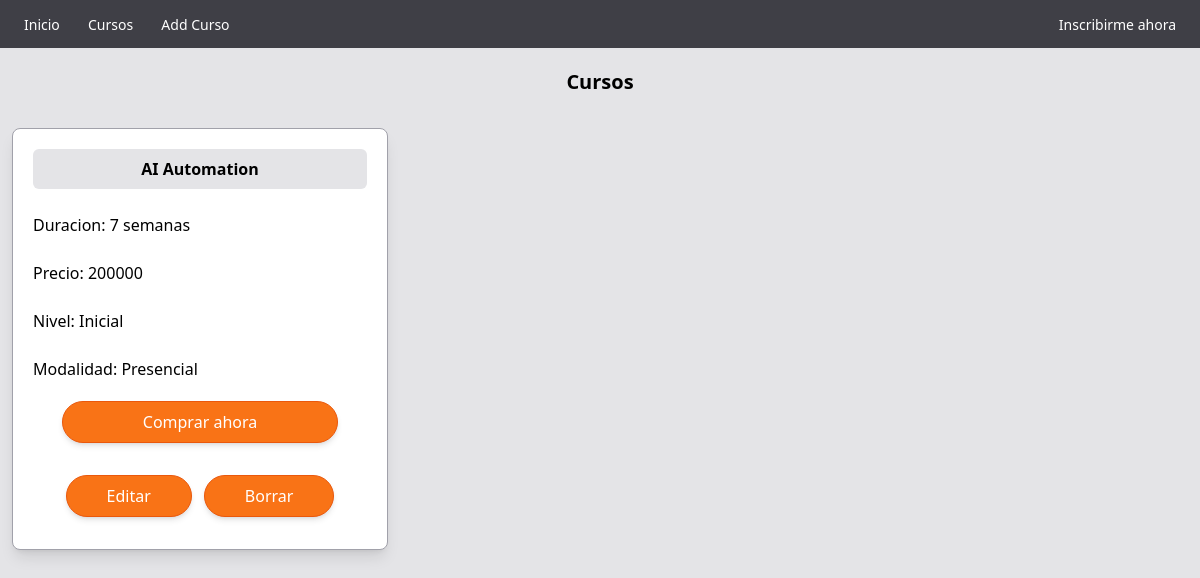
The page /cursos/ on the database as committed earlier.
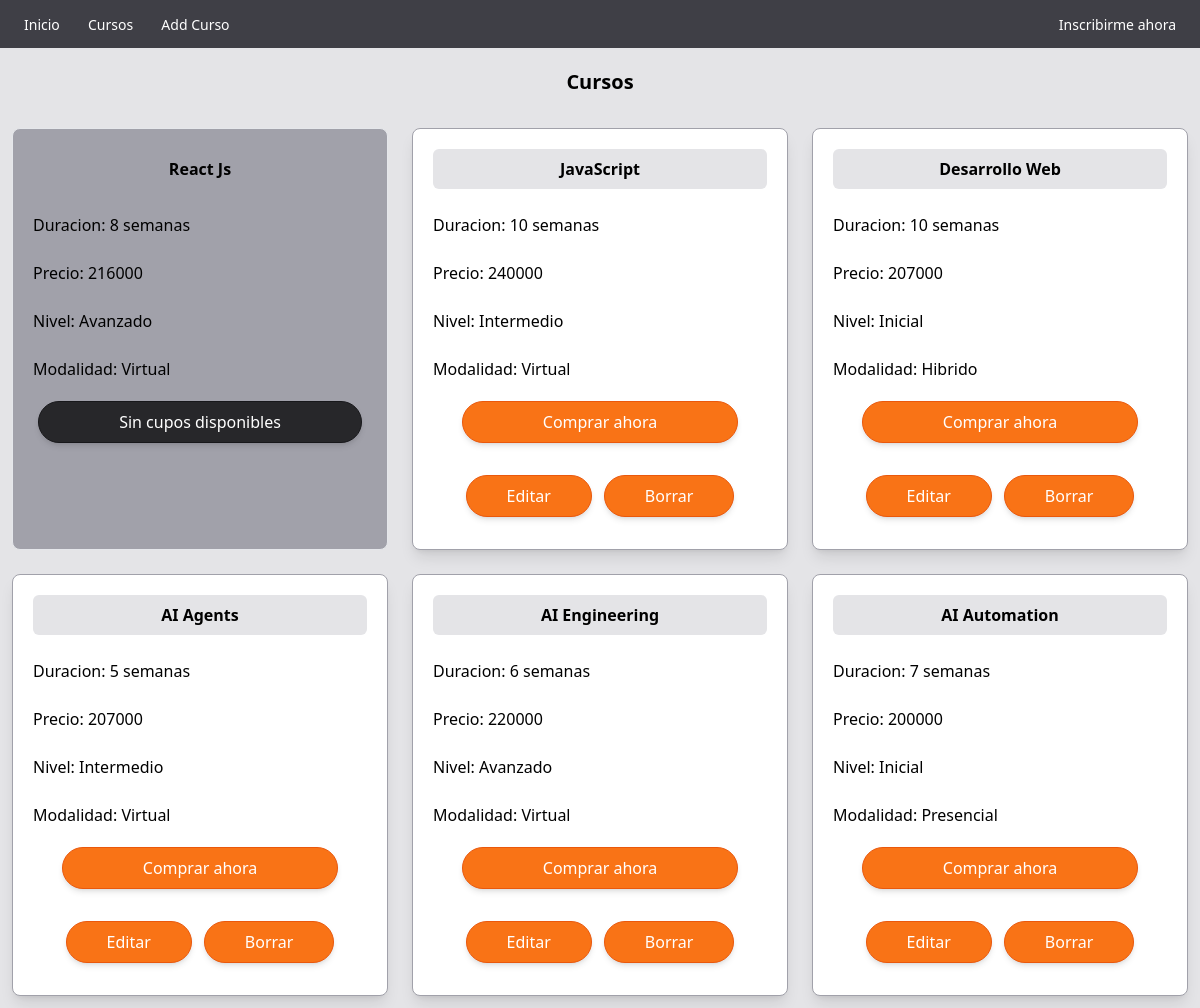
The same page on the database as committed later.
### cursos/models.py (models this page shows, shortened)
class Curso(models.Model):
    nombre = models.CharField(max_length=100)
    duracion = models.IntegerField()
    precio = models.IntegerField()
    activo = models.BooleanField(default=True)
    modalidad = models.ForeignKey(
        Modalidad,
        on_delete=models.CASCADE,
        related_name="modalidad",
        default=None,
        null=True,
        blank=True
    )
    nivel = models.ForeignKey(
        Nivel,
        on_delete=models.CASCADE,
        related_name="nivel",
        default=None,
        null=True,
        blank=True
    )

class Nivel(models.Model):
    nombre = models.CharField(max_length=50)
    def __str__(self):
        return self.nombre

class Modalidad(models.Model):
    nombre = models.CharField(max_length=50)
    def __str__(self):
        return self.nombre

### cursos/views.py (the view)
# urls.py: path('', include('cursos.urls')),
def cursos(request):
    cursos = Curso.objects.all().order_by('-id')
    return render(request, 'cursos/cursos.html', {'cursos': cursos})

### cursos/templates/cursos/cursos.html (shortened to what this page needs)
{% extends './base.html' %}
{% block body %}
    <h1 class="font-lg flex justify-center text-xl font-bold p-5">Cursos</h1>
    <section class="grid grid-cols-1 md:grid-cols-3 gap-6 m-3">
        {% for curso in cursos %}
            {% if curso.activo %}
                <article class="border border-zinc-400 shadow-lg rounded-lg bg-white">
                    <div class="p-5">
                        <h5 class="font-semibold flex justify-center bg-zinc-200 p-2 rounded-md"> {{ curso.nombre }} </h5>
                        <br>
                        <p>Duracion: {{ curso.duracion }} semanas</p>
                        <br>
                        <p>Precio: {{curso.precio}}</p>
                        <br>
                        <p>Nivel: {{curso.nivel}}</p>
                        <br>
                        <p>Modalidad: {{curso.modalidad}}</p>
                    </div>
                    <div class="flex flex-col items-center">
                        <a href="#" class="w-fit px-20 py-2 mb-5 bg-orange-500 text-white rounded rounded-3xl shadow-md border border-orange-600">Comprar ahora</a>
                    </div>
                    <div class="flex justify-center gap-3 p-3">
                        <a href="{% url 'editarCurso' curso.id %}" class="w-fit px-10 py-2 mb-5 bg-orange-500 text-white rounded rounded-3xl shadow-md border border-orange-600">Editar</a>
                        <a href="{% url 'borrarCurso' curso.id %}" class="w-fit px-10 py-2 mb-5 bg-orange-500 text-white rounded rounded-3xl shadow-md border border-orange-600">Borrar</a>
                    </div>
                </article>
            {% else %}
                <article class="bg-zinc-400 border rounded-lg">
                    <div class="p-5">
                        <h5 class="font-semibold flex justify-center p-2"> {{ curso.nombre }} </h5>
                        <br>
                        <p>Duracion: {{ curso.duracion }} semanas</p>
                        <br>
                        <p>Precio: {{curso.precio}}</p>
                        <br>
                        <p>Nivel: {{curso.nivel}}</p>
                        <br>
                        <p>Modalidad: {{curso.modalidad}}</p>
                    </div>
                    <div class="flex flex-col items-center">
                        <a href="#" class="w-fit px-20 py-2 mb-5 bg-zinc-800 text-white rounded rounded-3xl shadow-md border border-zinc-900">Sin cupos disponibles</a>
                    </div>
                </article>
            {% endif %}
        {% endfor %}
    </section>
{% endblock %}

### cursos/templates/cursos/base.html (shortened to what this page needs)
<!DOCTYPE html>
<html lang="en">
<head>
    <script src="https://cdn.tailwindcss.com"></script>
</head>
<header>
    <nav class="bg-zinc-700 text-white flex justify-between items-center px-3 py-3 max-lg:hidden">
        <div class="">
            <a href="{% url 'index' %}" class="px-3 py-2 rounded-md text-sm font-medium hover:bg-zinc-600">Inicio</a>
            <a href="{% url 'cursos' %}" class="px-3 py-2 rounded-md text-sm font-medium hover:bg-zinc-600">Cursos</a>
            <a href="{% url 'crearCurso' %}" class="px-3 py-2 rounded-md text-sm font-medium hover:bg-zinc-600">Add Curso</a>
        </div>
        <div class="">
            <a href="{% url 'cursos' %}" class="px-3 py-2 rounded-md text-sm font-medium hover:bg-zinc-600">Inscribirme ahora</a>
        </div>
    </nav>
</header>
<body class="bg-zinc-200">
    {% block body %}
    {% endblock %}
</body>
</html>

Rows that differ between the two databases and show on the page:
added Curso: nombre "React Js", duracion "8", precio "216000", nivel "Avanzado", modalidad "Virtual"
added Curso: nombre "JavaScript", duracion "10", precio "240000", nivel "Intermedio", modalidad "Virtual"
added Curso: nombre "Desarrollo Web", duracion "10", precio "207000", nivel "Inicial", modalidad "Hibrido"
added Curso: nombre "AI Agents", duracion "5", precio "207000", nivel "Intermedio", modalidad "Virtual"
added Curso: nombre "AI Engineering", duracion "6", precio "220000", nivel "Avanzado", modalidad "Virtual"
